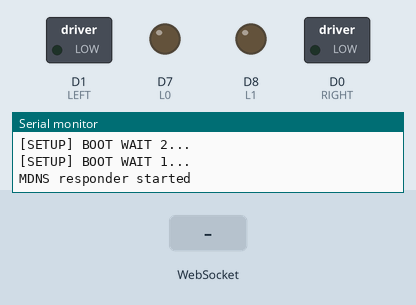
Bench run of a sketch on a simulated ESP8266 (NodeMCU). Shown: switched loads named in the sketch (green lamp = pin HIGH), output pins drawn as LEDs (lit = HIGH), the last lines printed to the serial monitor. The inputs (shaded band) are chosen by the test bench. WiFi joins after 1.5 s; servers stay silent unless stated; pins used as bus, display or sensor lines are not drawn.

Above: at 6.7 s.
6.8 s: WebSocket text "left" received
At 7.3 s:
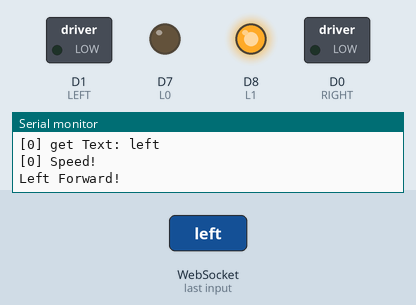
8.3 s: WebSocket text "right" received
9.8 s: WebSocket text "5" received
Timing chart, 0 to 12.8 s (numbered marks = the images above; inputs shaded):
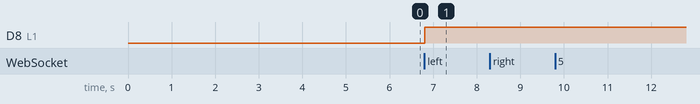

Measured:
- after the input at 6.8 s, D8 (L1): LOW → HIGH at once

The sketch:

auto-car.ino
```cpp
#include <Arduino.h>

#include <ESP8266WiFi.h>
#include <ESP8266WiFiMulti.h>
#include <WebSocketsServer.h>
#include <ESP8266WebServer.h>
#include <ESP8266mDNS.h>
#include <Hash.h>

#define WifiSSID "Xiaomi"
#define WifiPASS "ss13880419943"

#define RIGHT D0
#define R0    D5
#define R1    D6

#define LEFT  D1
#define L0    D7
#define L1    D8

#define USE_SERIAL Serial

ESP8266WiFiMulti WiFiMulti;

ESP8266WebServer server = ESP8266WebServer(80);
WebSocketsServer webSocket = WebSocketsServer(81);

void Set_Speed(String MOTOR, int SPEED) {
    USE_SERIAL.printf("[%u] Speed!\n", SPEED);
    if(MOTOR == "left") {

        if(SPEED >= 0) {
            USE_SERIAL.printf("Left Forward!\n");
            digitalWrite(L0, LOW);
            digitalWrite(L1, HIGH);
        } else {
           USE_SERIAL.printf("Left Reverse!\n");
           digitalWrite(L0, HIGH);
           digitalWrite(L1, LOW);
           SPEED = SPEED * -1;
        }

        analogWrite(LEFT, SPEED);
    } else if(MOTOR == "right") {

        if(SPEED >= 0) {
            USE_SERIAL.printf("Right Forward!\n");
            digitalWrite(R0, LOW);
            digitalWrite(R1, HIGH);
        } else {
            USE_SERIAL.printf("Right Reverse!\n");
            digitalWrite(R0, HIGH);
            digitalWrite(R1, LOW);
           SPEED = SPEED * -1;
        }

        analogWrite(RIGHT, SPEED);
    }
}

void webSocketEvent(uint8_t num, WStype_t type, uint8_t * payload, size_t lenght) {

    switch(type) {
        case WStype_DISCONNECTED:
            USE_SERIAL.printf("[%u] Disconnected!\n", num);
            break;
        case WStype_CONNECTED: {
            IPAddress ip = webSocket.remoteIP(num);
            USE_SERIAL.printf("[%u] Connected from %d.%d.%d.%d url: %s\n", num, ip[0], ip[1], ip[2], ip[3], payload);

            // send message to client
            webSocket.sendTXT(num, "Connected");
        }
            break;
        case WStype_TEXT:
            USE_SERIAL.printf("[%u] get Text: %s\n", num, payload);
            String strpayload = (char*)payload;

            if(int location = strpayload.indexOf(':')) {
                String MOTOR = strpayload.substring(0, location);
                String SPEED = strpayload.substring(location+1);

                int intSPEED = SPEED.toInt();

                Set_Speed(MOTOR, intSPEED);
            }
            break;
    }

}

void setup() {
    //USE_SERIAL.begin(921600);
    USE_SERIAL.begin(115200);

    USE_SERIAL.setDebugOutput(true);

    USE_SERIAL.println();
    USE_SERIAL.println();
    USE_SERIAL.println();

    for(uint8_t t = 4; t > 0; t--) {
        USE_SERIAL.printf("[SETUP] BOOT WAIT %d...\n", t);
        USE_SERIAL.flush();
        delay(1000);
    }

    pinMode(LEFT, OUTPUT);
    pinMode(L0, OUTPUT);
    pinMode(L1, OUTPUT);
    pinMode(RIGHT, OUTPUT);
    pinMode(R0, OUTPUT);
    pinMode(R1, OUTPUT);

    analogWrite(LEFT, 0);
    analogWrite(RIGHT, 0);

    WiFiMulti.addAP(WifiSSID, WifiPASS);

    while(WiFiMulti.run() != WL_CONNECTED && millis() < 5000) {
        delay(100);
    }

    // start webSocket server
    webSocket.begin();
    webSocket.onEvent(webSocketEvent);

    if(MDNS.begin("robot")) {
        USE_SERIAL.println("MDNS responder started");
    }

    // handle index
    server.on("/", []() {
        // send index.html
        server.send(200, "text/html", "<html><head><meta name=\"viewport\" content=\"width=device-width\"><title>Controller</title><script type=\"text/javascript\">function send(n){var o=parseInt(document.getElementById(n).value);console.log(n+\": \"+o.toString()),connection.send(n+\":\"+o.toString())}var connection=new WebSocket(\"ws://\"+location.hostname+\":81/\",[\"arduino\"]);connection.onopen=function(){connection.send(\"#Connect \"+new Date)},connection.onerror=function(n){console.log(\"WebSocket Error \",n)},connection.onmessage=function(n){console.log(\"WebSocket Message \",n.data)},document.addEventListener(\"DOMContentLoaded\",function(n){var o=document.getElementById(\"left\"),e=document.getElementById(\"right\");o.onmousedown=function(n){o.onmousemove=function(){send(\"left\")}},o.onmouseup=function(n){o.value=0,send(\"left\"),o.onmousemove=null},e.onmousedown=function(n){e.onmousemove=function(){send(\"right\")}},e.onmouseup=function(n){e.value=0,send(\"right\"),e.onmousemove=null},o.ontouchstart=function(n){o.ontouchmove=function(){send(\"left\")}},o.ontouchend=function(n){o.value=0,send(\"left\"),o.ontouchmove=null},e.ontouchstart=function(n){e.ontouchmove=function(){send(\"right\")}},e.ontouchend=function(n){e.value=0,send(\"right\"),e.ontouchmove=null}});</script></head><body><input id=\"left\" type=\"range\" min=\"-1023\" max=\"1023\" step=\"1\" value=\"0\" orient=\"vertical\" style=\"writing-mode: bt-lr;-webkit-appearance: slider-vertical; display: inline; float: left; height: 18vh; width: 25%; zoom: 5\" /><input id=\"right\" type=\"range\" min=\"-1023\" max=\"1023\" step=\"1\" value=\"0\" orient=\"vertical\" style=\"writing-mode: bt-lr;-webkit-appearance: slider-vertical; display: inline; float: right; height: 18vh; width: 25%; zoom: 5\" /></body></html>");
    });

    server.begin();

    // Add service to MDNS
    MDNS.addService("http", "tcp", 80);
    MDNS.addService("ws", "tcp", 81);
}

void loop() {
    webSocket.loop();
    server.handleClient();
}
```
